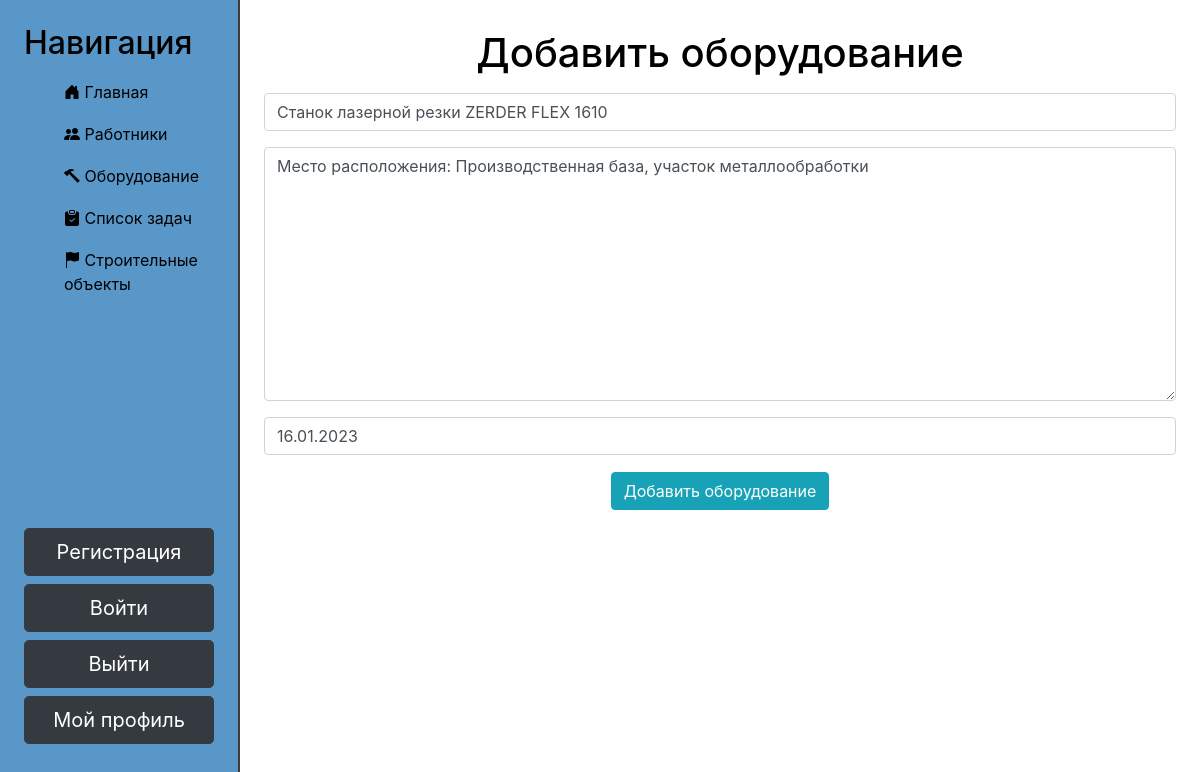
The page /equipment/1/update on the database its author committed.
### equipment/models.py (models this page shows, shortened)
class Equipments(models.Model):
    title = models.CharField('Оборудование', max_length=100)
    body = models.TextField('Описание оборудования')
    time = models.CharField('Дата текущей проверки', max_length=25)
    class Meta:
        verbose_name = 'Equipment'
        verbose_name_plural = 'Equipments'

### equipment/views.py (the view)
# urls.py: path('<int:pk>/update', views.EquipmentsUpdateView.as_view(), name='equipments-update'),
class EquipmentsUpdateView(UpdateView):
    model = Equipments
    template_name = 'equipment/create_equipment.html'
    form_class = EquipmentsForm

### equipment/forms.py
class EquipmentsForm(ModelForm):
    class Meta:
        model = Equipments
        fields = ['title', 'body', 'time']
        widgets = {
            'title': TextInput(attrs={
                'class': 'form-control',
                'placeholder': 'Оборудование'
            }),
            'body': Textarea(attrs={
                'class': 'form-control',
                'placeholder': 'Описание оборудования'
            }),
            'time': TextInput(attrs={
                'class': 'form-control',
                'placeholder': 'Дата текущей проверки'
        })
                }

### equipment/templates/equipment/create_equipment.html (shortened to what this page needs)
{% extends 'main/base.html' %}
{% load static %}
{% block content %}
<div class="features">
    <h1>Добавить оборудование</h1>
    <form method="post">
        {{ form.title }}
        {{ form.body }}
        {{ form.time }}
        <button class="btn btn-info" type="submit">Добавить оборудование</button>
    </form>
</div>
{% endblock %}

### main/static/main/css/main.css (style rules this page uses)
body { background: white; }
main .features { float: left; padding: 2%; color: black; margin-top: 5px; text-align: center; width: 80%; }
button { background-color: #24aad7; color: #000000; padding: 15px 32px; text-align: center; text-decoration: none; display: inline-block; font-size: 20px; border-radius: 12px; border: 0.1px solid white; margin: 1px; }
form { display: inline; }

### rows shown on the page
Equipments: title "Станок лазерной резки ZERDER FLEX 1610", body "Место расположения: Производственная база, участок металлообработки", time "16.01.2023"
